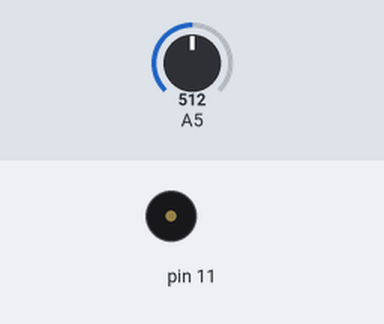
Simulated run of this sketch. Board: Arduino Uno, built with avr-gcc and run on an emulated ATmega328P. Shown: buzzer (waves = sounding). The inputs (shaded band) are chosen by the test bench; at power-on: A5 = 512.

Above: at 1.8 s.
1.9 s: A5 set to 900
At 4.3 s:
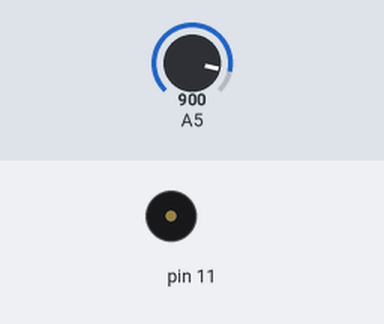
6.0 s: A5 set to 0
At 8.5 s:
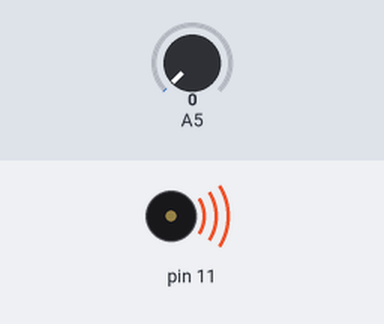
Timing chart, 0 to 10.0 s (numbered marks = the images above; inputs shaded):
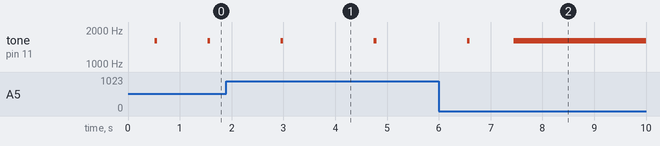

The sketch:

metronomo.ino
```cpp
int valor;

void setup() {
  // put your setup code here, to run once:
  pinMode(A5, INPUT);
  Serial.begin(9600);

}

void loop() {
  // put your main code here, to run repeatedly:
  valor = analogRead(A5);
  //Serial.println(valor);
  delay(valor);
  tone(11, 1600, 50);
  delay(valor);
}
```

Measured:
- after the input at 1.9 s, tone on pin 11: alternates 1600 Hz for 0.05 s and silent for 1.8 s, starting after 1.0 s
- by itself, tone on pin 11: alternates 1600 Hz for 0.05 s and silent for 0.97 s
